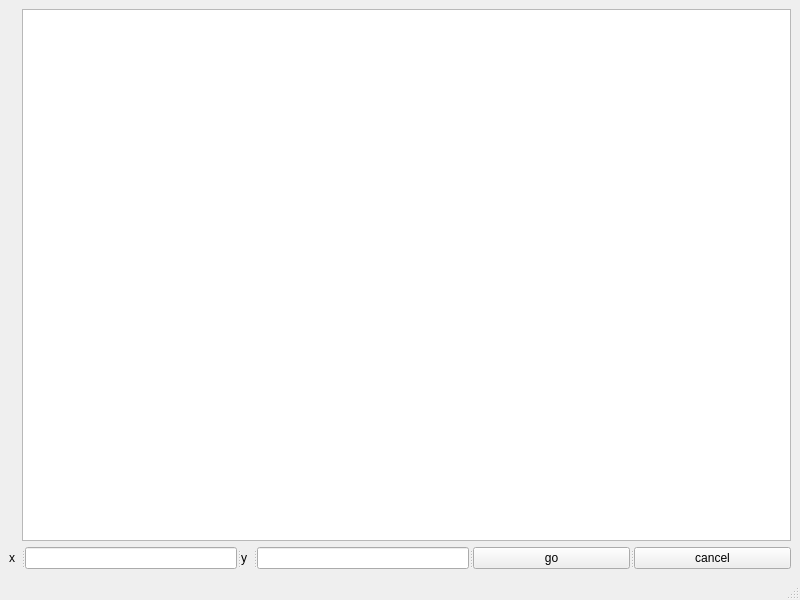
<?xml version="1.0" encoding="UTF-8"?>
<ui version="4.0">
 <class>MainWindow</class>
 <widget class="QMainWindow" name="MainWindow">
  <property name="geometry">
   <rect>
    <x>0</x>
    <y>0</y>
    <width>800</width>
    <height>600</height>
   </rect>
  </property>
  <property name="windowTitle">
   <string>MainWindow</string>
  </property>
  <widget class="QWidget" name="centralwidget">
   <layout class="QVBoxLayout" name="verticalLayout">
    <item>
     <layout class="QHBoxLayout" name="horizontalLayout">
      <item>
       <widget class="QLabel" name="label">
        <property name="text">
         <string/>
        </property>
       </widget>
      </item>
      <item>
       <widget class="QTextEdit" name="textEdit"/>
      </item>
     </layout>
    </item>
    <item>
     <widget class="QSplitter" name="splitter">
      <property name="orientation">
       <enum>Qt::Horizontal</enum>
      </property>
      <widget class="QLabel" name="label_x">
       <property name="text">
        <string>x</string>
       </property>
      </widget>
      <widget class="QLineEdit" name="lineEdit_x"/>
      <widget class="QLabel" name="label_y">
       <property name="text">
        <string>y</string>
       </property>
      </widget>
      <widget class="QLineEdit" name="lineEdit_y"/>
      <widget class="QPushButton" name="pushButton_go">
       <property name="text">
        <string>go</string>
       </property>
      </widget>
      <widget class="QPushButton" name="pushButton_cancel">
       <property name="text">
        <string>cancel</string>
       </property>
      </widget>
     </widget>
    </item>
   </layout>
  </widget>
  <widget class="QMenuBar" name="menubar">
   <property name="geometry">
    <rect>
     <x>0</x>
     <y>0</y>
     <width>800</width>
     <height>30</height>
    </rect>
   </property>
  </widget>
  <widget class="QStatusBar" name="statusbar"/>
 </widget>
 <resources/>
 <connections/>
</ui>
